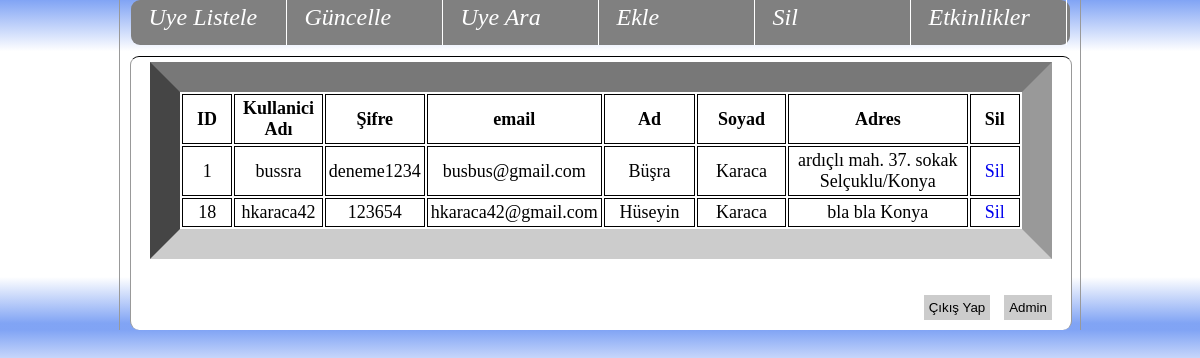
Screenshot of /iltanitimi/admin/sil.php (signed in) with the database file from the repository.
### tables this page shows
CREATE TABLE `uyekaydi` (
  `ID` int(11) NOT NULL,
  `kullanici_adi` varchar(55) NOT NULL,
  `sifre` varchar(55) NOT NULL,
  `email` varchar(55) NOT NULL,
  `ad` varchar(55) NOT NULL,
  `soyad` varchar(55) NOT NULL,
  `adres` varchar(200) NOT NULL,
  `tarih` timestamp NOT NULL DEFAULT current_timestamp() ON UPDATE current_timestamp()
);

### iltanitimi/admin/sil.php (the view, shortened to what this page needs)
<?php include("header.php");
?>
<?php
if ($_SESSION['user']==""){
echo '<script>window.location.href ="/iltanitimi/admin/index.php";</script>';
}
else if($_SESSION['user']=="buszey" &$_SESSION['pass']=="admin1234")
{
  include("baglan.php");
  $kayitlar = mysqli_query($baglanti,"select * from uyekaydi");
echo <<<EOF
<table width="97%" border="3" id="tablouye">
    <tr>
      <th width="7%">ID</th>
      <th width="11%">Kullanici Adı</th>
      <th width="11%">Şifre</th>
      <th width="16%">email</th>
      <th width="12%">Ad</th>
      <th width="12%">Soyad</th>
      <th width="24%">Adres</th>
	  <th width="7%">Sil</th>
    </tr>
EOF;
while($sonuc = mysqli_fetch_assoc($kayitlar)) {
	 echo "<tr>";
		 echo "<td>".$sonuc["ID"]."</td>";
		 echo "<td>".$sonuc["kullanici_adi"]."</td>";
		 echo "<td>".$sonuc["sifre"]."</td>";
		 echo "<td>".$sonuc["email"]."</td>";
		 echo "<td>".$sonuc["ad"]."</td>";
		 echo "<td>".$sonuc["soyad"]."</td>";
		 echo "<td>".$sonuc["adres"]."</td>";
		 echo "<td><a href='sil2.php?id=".$sonuc ['ID']."'>Sil</a></td>";
     echo "</tr>";
		}
echo '</table>';
echo <<<EOF
<br>
<br>
<input name="admin" id='gir' type="button" value= "Admin" onClick="location.href='../admin/admin.php'">
<input name="cikis" id='gir' type="button" value= "Çıkış Yap" onClick="location.href='../admin/logout.php'">
EOF;
}
else
{
echo '<script>window.location.href ="/iltanitimi/profilim.php";</script>';
}
?>
<?php include("footer2.php"); ?>

### iltanitimi/admin/css/stil.css (style rules this page uses)
* { margin: 0; padding: 0; border: 0; outline: 0; list-style:none; text-decoration:none; }
Body { background-image: -webkit-gradient(linear, 50.00% 0.00%, 50.00% 100.00%, color-stop( 0% , rgba(122,159,244,0.95)),color-stop( 15.54% , rgba(255,255,255,0.95)),color-stop( 50.26% , rgba(255,255,255,0.95)),color-stop( 83.93% , rgba(255,255,255,0.95)),color-stop( 97.93% , rgba(122,159,244,0.95))); background-image: -webkit-linear-gradient(270deg,rgba(122,159,244,0.95) 0%,rgba(255,255,255,0.95) 15.54%,rgba(255,255,255,0.95) 50.26%,rgba(255,255,255,0.95) 83.93%,rgba(122,159,244,0.95) 97.93%); background-image: linear-gradient(180deg,rgba(122,159,244,0.95) 0%,rgba(255,255,255,0.95) 15.54%,rgba(255,255,255,0.95) 50.26%,rgba(255,255,255,0.95) 83.93%,rgba(122,159,244,0.95) 97.93%); }
#gir { margin-left: auto; margin-right: 14px; float: right; padding: 5px; margin-top: auto; margin-bottom: 5px; border-top-width: medium; border-right-width: medium; border-bottom-width: medium; border-left-width: medium; background-color: #CCC; }
#tablouye { border-top-width: 30px; border-right-width: 30px; border-bottom-width: 30px; border-left-width: 30px; border-top-color: #CCC; border-right-color: #999; border-bottom-color: #CCC; border-left-color: #999; border-top-style: inset; border-right-style: inset; border-bottom-style: inset; border-left-style: inset; font-family: Cambria, "Hoefler Text", "Liberation Serif", Times, "Times New Roman", serif; font-size: large; margin-right: auto; margin-left: auto; }
th,td { border: 1px solid black; border-collapse: collapse; padding: 3px; }

### rows the page displays
uyekaydi: ID "1", kullanici_adi "bussra", sifre "deneme1234", email "busbus@gmail.com", ad "Büşra", soyad "Karaca", adres "ardıçlı mah. 37. sokak Selçuklu/Konya"
uyekaydi: ID "18", kullanici_adi "hkaraca42", sifre "123654", email "hkaraca42@gmail.com", ad "Hüseyin", soyad "Karaca", adres "bla bla Konya"
